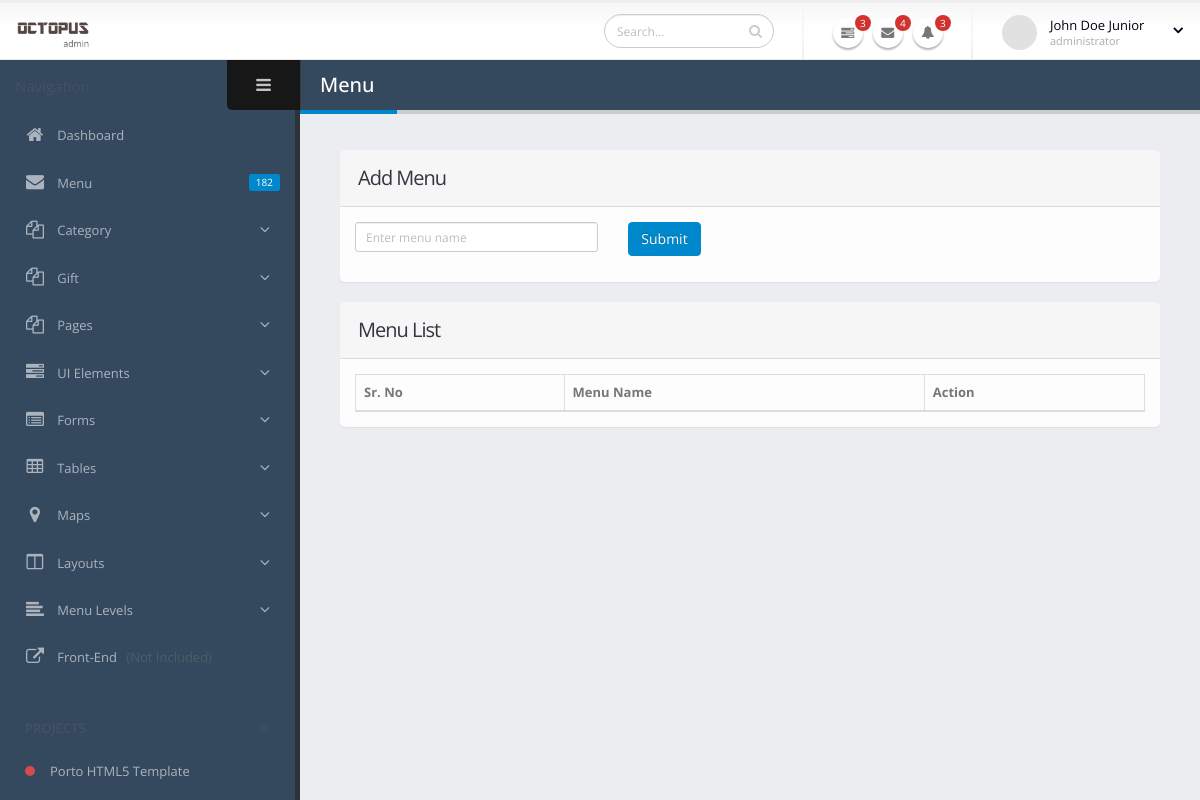
The page /index.php/admin/menu on the database as committed earlier.
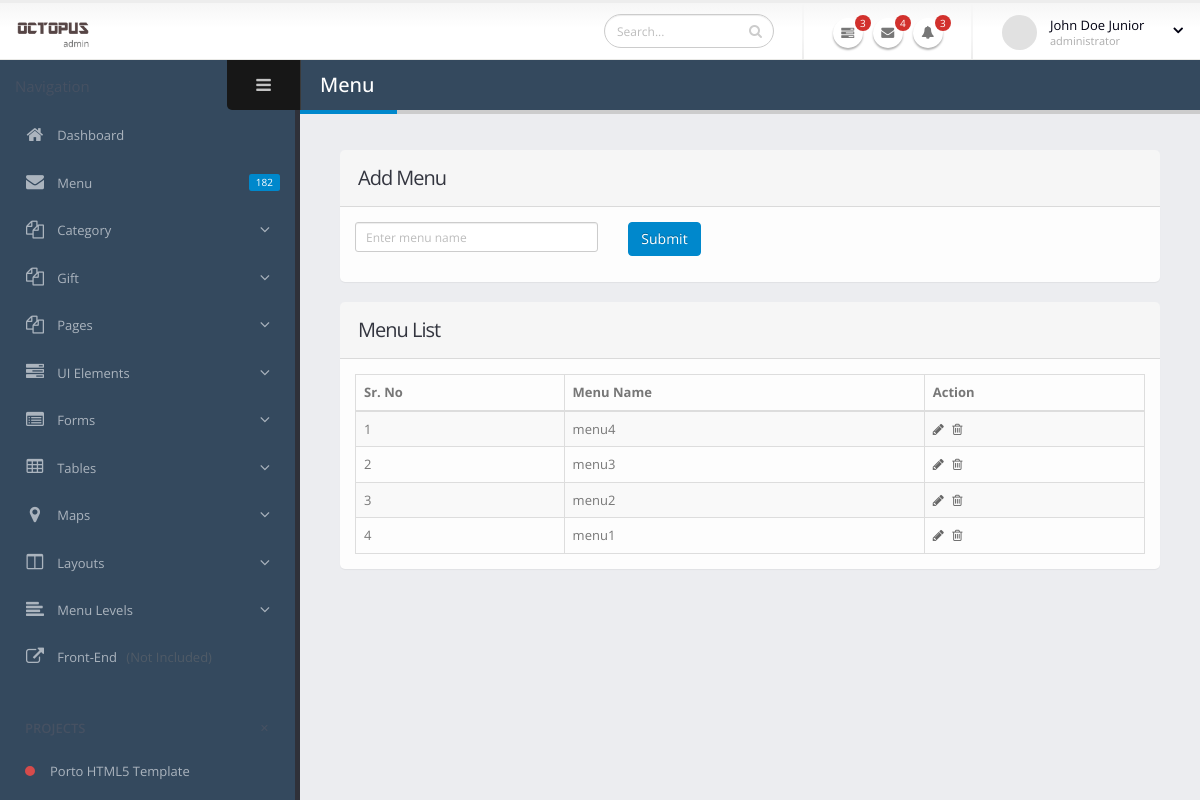
The same page on the database as committed later.
### tables this page shows
CREATE TABLE `menu` (
  `menu_id` int(2) NOT NULL,
  `menu_name` varchar(50) NOT NULL
);

### application/controllers/admin/Menu.php (called while the page is built, shortened)
<?php
class Menu extends CI_Controller {
    public function index() {
        $result['menu'] = $this->Menu_model->get_all();
        $this->load->view('admin/header');
        $this->load->view('admin/sidebar');
        $this->load->view('admin/menu_list', $result);
        $this->load->view('admin/footer');
    }
}

### index.php (called while the page is built, shortened)
<?php
require_once BASEPATH.'core/CodeIgniter.php';

### application/models/Menu_model.php (called while the page is built, shortened)
<?php
class Menu_model extends CI_Model {
    public function get_all() {
        $query = $this->db->get('menu');
        return $query->result();
    }
}

### application/views/admin/menu_list.php (the view, shortened to what this page needs)
<section role="main" class="content-body">
    <header class="page-header">
        <h2>Menu</h2>
    </header>
    <div class="row">
        <div class="col-lg-12">
            <section class="panel">
                <header class="panel-heading">
                    <h2 class="panel-title">Add Menu</h2>
                </header>
                <div class="panel-body">
                    <form class="form-horizontal form-bordered" method="post" action="<?php echo base_url() ?>admin/menu/save">
                        <div class="form-group">
                            <div class="col-md-4">
                                <input type="text" class="form-control input-sm mb-md" name="menu_name" placeholder="Enter menu name">
                            </div>
                            <div class="col-md-3">
                                <button class="btn btn-primary">Submit</button>
                            </div>
                        </div>
                    </form>
                </div>
            </section>
        </div>
    </div>
    <section class="panel">
        <header class="panel-heading">
            <h2 class="panel-title">Menu List</h2>
        </header>
        <div class="panel-body">
            <table class="table table-bordered table-striped mb-none" id="datatable-default">
                <thead>
                    <tr>
                        <th>Sr. No</th>
                        <th>Menu Name</th>
                        <th>Action</th>
                    </tr>
                </thead>
                <tbody>
                    <?php
                    $srno = 1;
                    foreach ($menu as $c) {
                        ?>
                        <tr class="gradeX">
                            <td><?php echo $srno; ?></td>
                            <td><?php echo $c->menu_name; ?>
                            </td>
                            <td class="actions">
                                <a href="<?php echo base_url() ?>admin/menu/edit?id=<?php echo $c->menu_id ?>"><i class="fa fa-pencil"></i></a>
                                <a onclick="return confirm('Do you really want to delete this record?')" href="<?php echo base_url() ?>admin/menu/delete?id=<?php echo $c->menu_id ?>"><i class="fa fa-trash-o"></i></a>
                            </td>
                        </tr>
                        <?php
                        $srno++;
                    }
                    ?>
                </tbody>
            </table>
        </div>
    </section>
</section>

Rows that differ between the two databases and show on the page:
added menu: menu_name "menu4"
added menu: menu_name "menu3"
added menu: menu_name "menu2"
added menu: menu_name "menu1"
